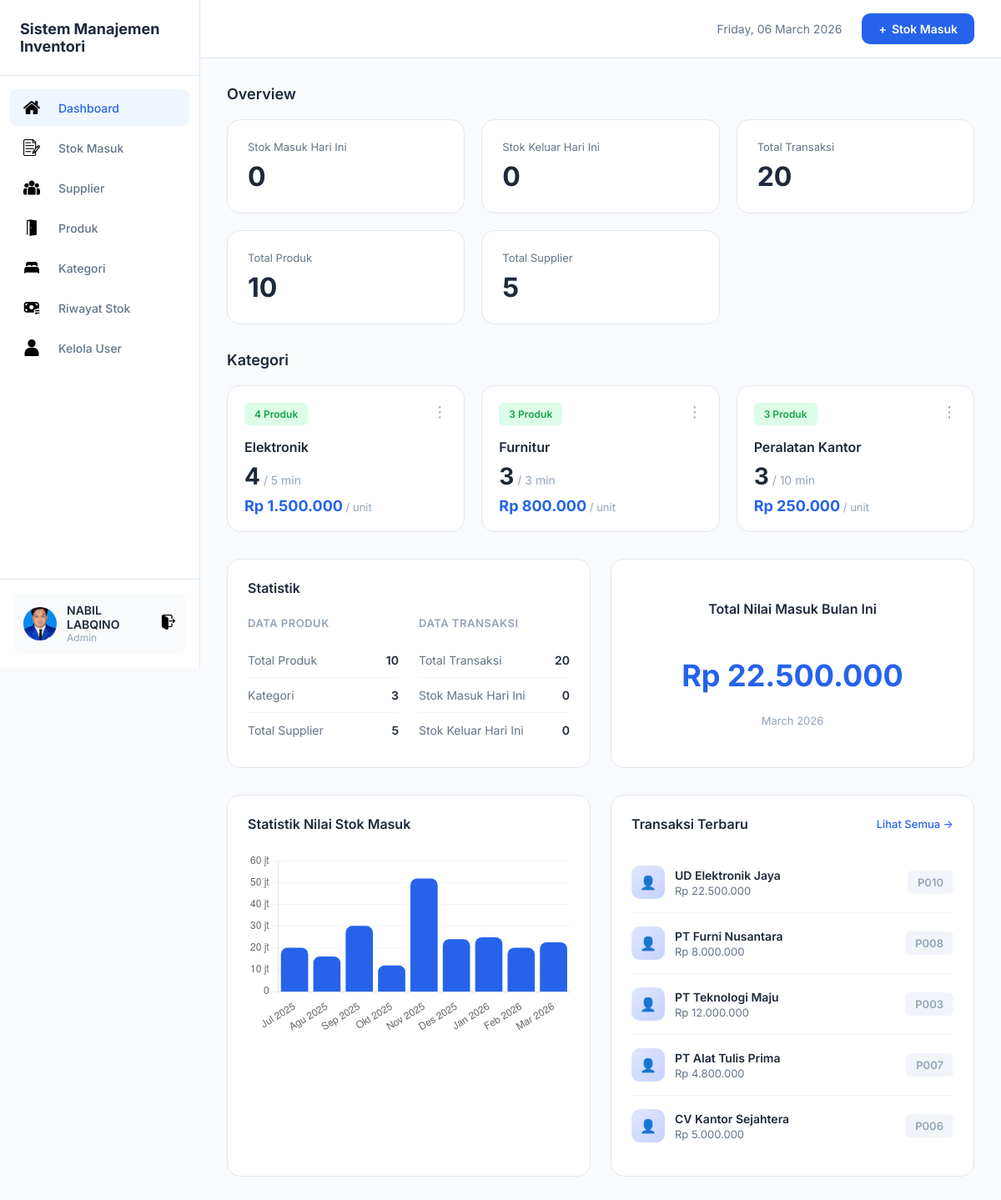
Screenshot of /menu.php (signed in) with the database file from the repository.
### tables this page shows
CREATE TABLE `kategori` (
  `id_kategori` int(11) NOT NULL,
  `nama_kategori` varchar(50) NOT NULL,
  `harga_satuan` decimal(15,2) NOT NULL,
  `stok_minimum` int(11) NOT NULL,
  `foto` varchar(255) DEFAULT NULL
);

CREATE TABLE `transaksi_stok` (
  `id_transaksi` int(11) NOT NULL,
  `id_supplier` int(11) NOT NULL,
  `kode_produk` varchar(10) NOT NULL,
  `tgl_transaksi` date NOT NULL,
  `tgl_kadaluarsa` date DEFAULT NULL,
  `jumlah` int(11) NOT NULL,
  `total_nilai` decimal(15,2) NOT NULL
);

CREATE TABLE `supplier` (
  `id_supplier` int(11) NOT NULL,
  `nama` varchar(100) NOT NULL,
  `alamat` text DEFAULT NULL,
  `no_telp` varchar(20) DEFAULT NULL,
  `no_npwp` varchar(20) DEFAULT NULL,
  `jenis_supplier` varchar(20) NOT NULL
);

### menu.php (the view, shortened to what this page needs)
<?php
include 'koneksi.php';
$stok_masuk_hari_ini = mysqli_fetch_row(mysqli_query(
    $koneksi,
    "SELECT COUNT(*) FROM transaksi_stok WHERE DATE(tgl_transaksi) = CURDATE()"
))[0];
$stok_keluar_hari_ini = mysqli_fetch_row(mysqli_query(
    $koneksi,
    "SELECT COUNT(*) FROM transaksi_stok WHERE DATE(tgl_kadaluarsa) = CURDATE()"
))[0];
$total_transaksi = mysqli_fetch_row(mysqli_query(
    $koneksi,
    "SELECT COUNT(*) FROM transaksi_stok"
))[0];
$total_produk = mysqli_fetch_row(mysqli_query(
    $koneksi,
    "SELECT COUNT(*) FROM produk"
))[0];
$total_supplier = mysqli_fetch_row(mysqli_query(
    $koneksi,
    "SELECT COUNT(*) FROM supplier"
))[0];
$kategori_list = mysqli_query(
    $koneksi,
    "SELECT k.*, COUNT(p.kode_produk) as jumlah_produk
     FROM kategori k
     LEFT JOIN produk p ON k.id_kategori = p.id_kategori
     GROUP BY k.id_kategori
     ORDER BY k.nama_kategori"
);
$nilai_chart = mysqli_query(
    $koneksi,
    "SELECT DATE_FORMAT(tgl_transaksi, '%Y-%m') as periode, MONTH(tgl_transaksi) as bulan, YEAR(tgl_transaksi) as tahun, COALESCE(SUM(total_nilai),0) as total
     FROM transaksi_stok
     WHERE tgl_transaksi >= DATE_SUB(CURDATE(), INTERVAL 11 MONTH)
     GROUP BY YEAR(tgl_transaksi), MONTH(tgl_transaksi)
     ORDER BY YEAR(tgl_transaksi), MONTH(tgl_transaksi)"
);
$bulan_nama = ['', 'Jan', 'Feb', 'Mar', 'Apr', 'Mei', 'Jun', 'Jul', 'Agu', 'Sep', 'Okt', 'Nov', 'Des'];
$chart_labels = [];
$chart_data = [];
while ($row = mysqli_fetch_assoc($nilai_chart)) {
    $chart_labels[] = $bulan_nama[$row['bulan']] . ' ' . $row['tahun'];
    $chart_data[] = (int) $row['total'];
}
$transaksi_terbaru = mysqli_query(
    $koneksi,
    "SELECT ts.*, s.nama FROM transaksi_stok ts
     JOIN supplier s ON ts.id_supplier = s.id_supplier
     ORDER BY ts.id_transaksi DESC LIMIT 5"
);
$nilai_bulan = mysqli_fetch_row(mysqli_query(
    $koneksi,
    "SELECT COALESCE(SUM(total_nilai),0) FROM transaksi_stok
     WHERE MONTH(tgl_transaksi) = MONTH(CURDATE())"
))[0];
?>
<!DOCTYPE html>
<html lang="id">
<head>
    <link rel="stylesheet" href="css/menu.css">
</head>
<body>
    <div class="dashboard">
        <aside class="sidebar">
            <div class="logo">
                <span class="logo-text">Sistem Manajemen Inventori</span>
            </div>
            <ul class="nav-menu">
                <li><a href="menu.php" class="active"><img src="includes/images/dashboard.png" class="nav-icon" alt="">
                        Dashboard</a></li>
                <li><a href="stok_masuk.php"><img src="includes/images/transaksibaru.png" class="nav-icon" alt="">
                        Stok Masuk</a></li>
                <li><a href="supplier/TampilSupplier.php"><img src="includes/images/penyewa.png" class="nav-icon" alt="">
                        Supplier</a></li>
                <li><a href="produk/TampilProduk.php"><img src="includes/images/kamar.png" class="nav-icon" alt="">
                        Produk</a></li>
                <li><a href="kategori/TampilKategori.php"><img src="includes/images/tipekamar.png" class="nav-icon"
                            alt=""> Kategori</a></li>
                <li><a href="riwayat_stok/TampilRiwayatStok.php"><img src="includes/images/transaksi.png" class="nav-icon"
                            alt=""> Riwayat Stok</a></li>
                <li><a href="user/TampilUser.php"><img src="includes/images/usericon.png" class="nav-icon" alt="">
                        Kelola User</a></li>
            </ul>
            <div class="sidebar-footer">
                <div class="user-card">
                    <div class="user-avatar">
                        <?php if (!empty($_SESSION['foto'])): ?>
                            <img src="user/uploads/<?= htmlspecialchars($_SESSION['foto']) ?>" alt="Avatar"
                                style="width: 40px; height: 40px; border-radius: 50%; object-fit: cover;">
                        <?php else: ?>
                            👤
                        <?php endif; ?>
                    </div>
                    <div class="user-info">
                        <div class="user-name"><?= htmlspecialchars($_SESSION['nama']) ?></div>
                        <div class="user-role">Admin</div>
                    </div>
                    <a href="logout.php" class="logout-link" title="Logout"><img src="includes/images/logout.png"
                            alt="Logout" style="width: 18px; height: 18px;"></a>
                </div>
            </div>
        </aside>
        <main class="main">
            <header class="header">
                <div class="header-right" style="margin-left: auto;">
                    <span class="date-display"><?= date('l, d F Y') ?></span>
                    <a href="stok_masuk.php" class="btn-primary">
                        <span>+</span> Stok Masuk
                    </a>
                </div>
            </header>
            <div class="content">
                <h2 class="section-title">Overview</h2>
                <div class="overview-grid">
                    <div class="overview-card">
                        <div class="overview-label">Stok Masuk Hari Ini</div>
                        <div class="overview-value"><?= $stok_masuk_hari_ini ?></div>
                    </div>
                    <div class="overview-card">
                        <div class="overview-label">Stok Keluar Hari Ini</div>
                        <div class="overview-value"><?= $stok_keluar_hari_ini ?></div>
                    </div>
                    <div class="overview-card">
                        <div class="overview-label">Total Transaksi</div>
                        <div class="overview-value"><?= $total_transaksi ?></div>
                    </div>
                    <div class="overview-card">
                        <div class="overview-label">Total Produk</div>
                        <div class="overview-value"><?= $total_produk ?></div>
                    </div>
                    <div class="overview-card">
                        <div class="overview-label">Total Supplier</div>
                        <div class="overview-value"><?= $total_supplier ?></div>
                    </div>
                </div>
                <h2 class="section-title">Kategori</h2>
                <div class="rooms-grid">
                    <?php mysqli_data_seek($kategori_list, 0); ?>
                    <?php while ($kat = mysqli_fetch_assoc($kategori_list)): ?>
                        <div class="room-card">
                            <span class="room-badge"><?= $kat['jumlah_produk'] ?> Produk</span>
                            <span class="room-menu">⋮</span>
                            <div class="room-type"><?= htmlspecialchars($kat['nama_kategori']) ?></div>
                            <div class="room-count"><?= $kat['jumlah_produk'] ?><span> / <?= $kat['stok_minimum'] ?>
                                    min</span></div>
                            <div class="room-price">Rp <?= number_format($kat['harga_satuan'], 0, ',', '.') ?><span> /
                                    unit</span></div>
                        </div>
                    <?php endwhile; ?>
                </div>
                <div class="grid-2">
                    <div class="card">
                        <div class="card-header">
                            <h3 class="card-title">Statistik</h3>
                        </div>
                        <div class="stats-grid">
                            <div class="stat-group">
                                <h4>Data Produk</h4>
                                <div class="stat-row">
                                    <span class="stat-label">Total Produk</span>
                                    <span class="stat-value"><?= $total_produk ?></span>
                                </div>
                                <div class="stat-row">
                                    <span class="stat-label">Kategori</span>
                                    <span class="stat-value"><?= mysqli_num_rows($kategori_list) ?></span>
                                </div>
                                <div class="stat-row">
                                    <span class="stat-label">Total Supplier</span>
                                    <span class="stat-value"><?= $total_supplier ?></span>
                                </div>
                            </div>
                            <div class="stat-group">
                                <h4>Data Transaksi</h4>
                                <div class="stat-row">
                                    <span class="stat-label">Total Transaksi</span>
                                    <span class="stat-value"><?= $total_transaksi ?></span>
                                </div>
                                <div class="stat-row">
                                    <span class="stat-label">Stok Masuk Hari Ini</span>
                                    <span class="stat-value"><?= $stok_masuk_hari_ini ?></span>
                                </div>
                                <div class="stat-row">
                                    <span class="stat-label">Stok Keluar Hari Ini</span>
                                    <span class="stat-value"><?= $stok_keluar_hari_ini ?></span>
                                </div>
                            </div>
                        </div>
                    </div>
                    <div class="card revenue-card">
                        <div class="card-header" style="justify-content: center;">
                            <h3 class="card-title">Total Nilai Masuk Bulan Ini</h3>
                        </div>
                        <div class="revenue-amount">Rp <?= number_format($nilai_bulan, 0, ',', '.') ?></div>
                        <div class="revenue-label"><?= date('F Y') ?></div>
                    </div>
                </div>
                <div class="grid-2">
                    <div class="card">
                        <div class="card-header">
                            <h3 class="card-title">Statistik Nilai Stok Masuk</h3>
                        </div>
                        <div class="chart-container">
                            <canvas id="revenueChart"></canvas>
                        </div>
                    </div>
                    <div class="card">
                        <div class="card-header">
                            <h3 class="card-title">Transaksi Terbaru</h3>
                            <a href="riwayat_stok/TampilRiwayatStok.php" class="card-link">Lihat Semua →</a>
                        </div>
                        <?php if (mysqli_num_rows($transaksi_terbaru) > 0): ?>
                            <?php while ($t = mysqli_fetch_assoc($transaksi_terbaru)): ?>
                                <div class="transaction-item">
                                    <div class="transaction-info">
                                        <div class="transaction-avatar">👤</div>
                                        <div>
                                            <div class="transaction-name"><?= htmlspecialchars($t['nama']) ?></div>
                                            <div class="transaction-amount">Rp
                                                <?= number_format($t['total_nilai'], 0, ',', '.') ?>
                                            </div>
                                        </div>
                                    </div>
                                    <div class="transaction-room"><?= $t['kode_produk'] ?></div>
                                </div>
                            <?php endwhile; ?>
                        <?php else: ?>
                            <div class="empty-state">Belum ada transaksi</div>
                        <?php endif; ?>
                    </div>
                </div>
            </div>
        </main>
    </div>
    <script>
        const ctx = document.getElementById('revenueChart').getContext('2d');
        new Chart(ctx, {
            type: 'bar',
            data: {
                labels: <?= json_encode($chart_labels) ?>,
                datasets: [{
                    label: 'Nilai Stok Masuk',
                    data: <?= json_encode($chart_data) ?>,
                    backgroundColor: '#2563eb',
                    borderRadius: 8,
                    barThickness: 32
                }]
            },
            options: {
                responsive: true,
                maintainAspectRatio: false,
                plugins: {
                    legend: { display: false }
                },
                scales: {
                    x: {
                        grid: { display: false }
                    },
                    y: {
                        beginAtZero: true,
                        grid: { color: '#f1f5f9' },
                        ticks: {
                            callback: function (value) {
                                if (value >= 1000000) return (value / 1000000) + ' jt';
                                if (value >= 1000) return (value / 1000) + ' rb';
                                return value;
                            }
                        }
                    }
                }
            }
        });
    </script>
</body>
</html>

### rows the page displays
kategori: jumlah_produk "4", nama_kategori "Elektronik", stok_minimum "5", harga_satuan "1.500.000"
kategori: jumlah_produk "3", nama_kategori "Furnitur", stok_minimum "3", harga_satuan "800.000"
kategori: jumlah_produk "3", nama_kategori "Peralatan Kantor", stok_minimum "10", harga_satuan "250.000"
transaksi_stok: id_supplier.nama "UD Elektronik Jaya", total_nilai "22.500.000", kode_produk "P010"
transaksi_stok: id_supplier.nama "PT Furni Nusantara", total_nilai "8.000.000", kode_produk "P008"
transaksi_stok: id_supplier.nama "PT Teknologi Maju", total_nilai "12.000.000", kode_produk "P003"
transaksi_stok: id_supplier.nama "PT Alat Tulis Prima", total_nilai "4.800.000", kode_produk "P007"
transaksi_stok: id_supplier.nama "CV Kantor Sejahtera", total_nilai "5.000.000", kode_produk "P006"

### other values shown
$_SESSION['nama'] "NABIL LABQINO"
$stok_masuk_hari_ini "0"
$stok_keluar_hari_ini "0"
$total_transaksi "20"
$total_produk "10"
$total_supplier "5"
mysqli_num_rows($kategori_list) "3"
$nilai_bulan "22.500.000"
chart data {{ json_encode($chart_data) }} [20000000,16000000,30000000,11850000,51750000,23900000,24800000,20000000,22500000]
